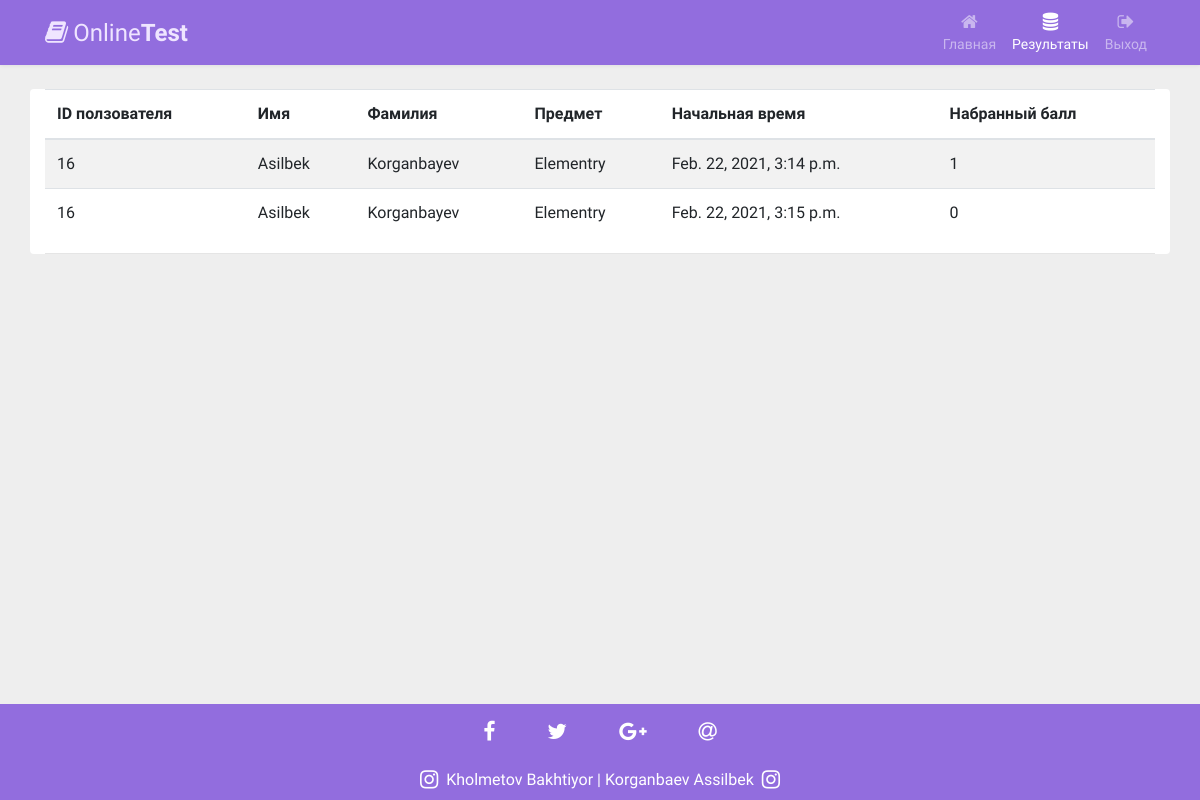
Page /results (signed in) on the earlier database version.
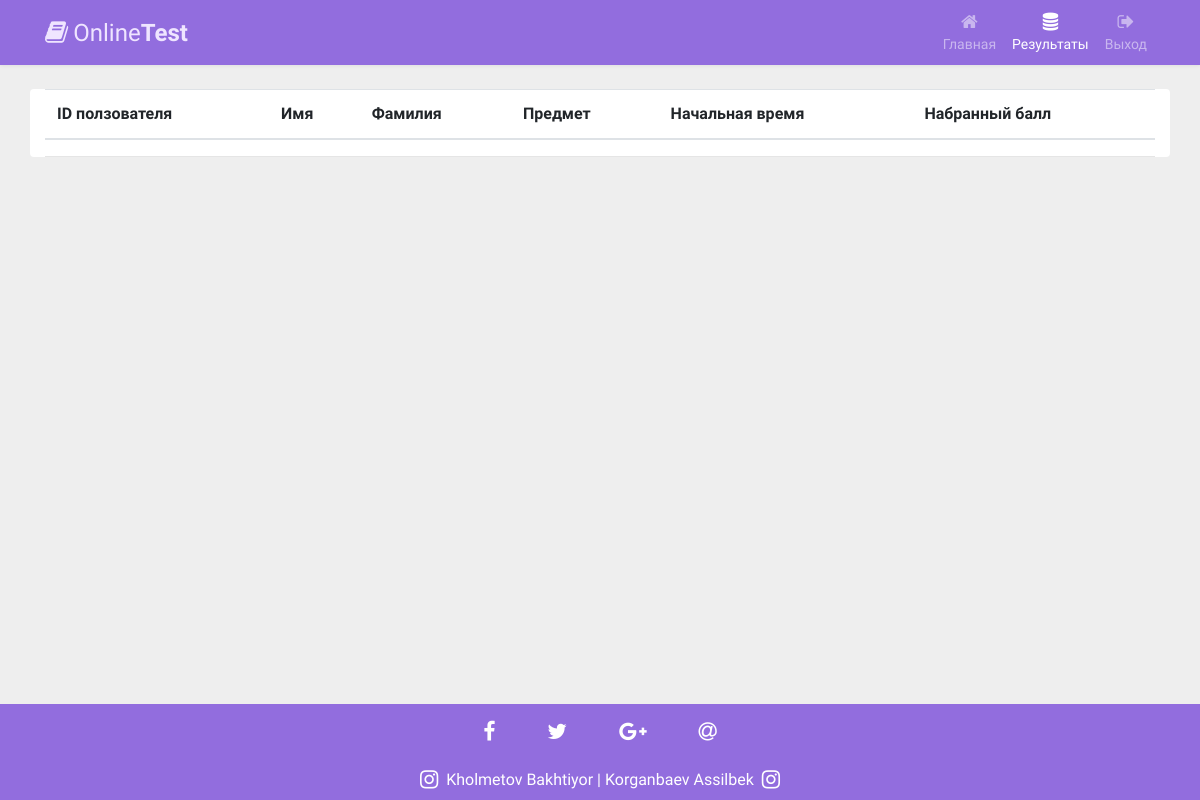
Same page on the later database version.
### main/models.py (models this page shows, shortened)
class UserTestItem(models.Model):
    title = models.CharField(max_length=200, blank=True)
    test = models.ForeignKey(Test, on_delete=models.CASCADE, default="")
    user = models.ForeignKey(User, on_delete=models.CASCADE, default="")
    start_date = models.DateTimeField()
    stop_date = models.DateTimeField()
    ball = models.IntegerField(default=0)
    count_question = models.IntegerField(default=0)
    true_question = models.ImageField(default=0)

class User(models.Model):
    first_name = models.CharField(max_length=300)
    last_name = models.CharField(max_length=300)
    clas = models.ForeignKey(Class, on_delete=models.CASCADE)
    ball = models.IntegerField(default=0)
    rating = models.IntegerField(default=0)

class Test(models.Model):
    title = models.CharField(max_length=300, blank=True, default="")
    subject = models.ForeignKey(Subject, on_delete=models.CASCADE)
    clas = models.ForeignKey(Class, on_delete=models.CASCADE)
    start_time = models.DateTimeField()
    stop_time = models.DateTimeField()
    limit = models.IntegerField(default=40)
    description = models.TextField()

### main/views.py (the view)
# urls.py: path('results', resultsHandler),
def resultsHandler(request):
    if not request.user.is_authenticated:
        tests = []
        current_user = request.session.get('user_id', None)
        if current_user:
            current_user = User.objects.get(id=int(current_user))
            if current_user:
                tests = UserTestItem.objects.filter(user__id=int(current_user.id))
    else:
        tests = UserTestItem.objects.all()
    return render(request, 'results.html', {'tests': tests})

### templates/results.html (shortened to what this page needs)
<!DOCTYPE html>
<html lang="en">
<head>
<link rel="stylesheet" href="https://stackpath.bootstrapcdn.com/bootstrap/4.5.0/css/bootstrap.min.css">
<link rel="stylesheet" href="https://maxcdn.bootstrapcdn.com/font-awesome/4.7.0/css/font-awesome.min.css">
</head>
<body>
<nav class="navbar navbar-expand-xl navbar-dark bg-dark">
  <div class="container">
    <a href="#" class="navbar-brand"><i class="fa fa-book" ></i>Online<b>Test</b></a>
    <div id="navbarCollapse" class="collapse navbar-collapse justify-content-start">
      <div class="navbar-nav ml-auto ">
        <a href="/" class="nav-item nav-link "><i class="fa fa-home"></i><span>Главная</span></a>
        <a href="/results" class="nav-item nav-link active"><i class="fa fa-database"></i><span>Результаты</span></a>
        <a href="/davay" class="nav-item nav-link"><i class="fa fa-sign-out"></i><span>Выход</span></a>
      </div>
    </div>
  </div>
</nav>
<div class="container rounded mt-4 bg-white" >
    <div class="bs-example">
        <table class="table table-striped">
            <thead>
                <tr>
                    <th>ID ползователя</th>
                    <th>Имя</th>
                    <th>Фамилия</th>
                    <th>Предмет</th>
                    <th>Начальная время</th>
                    <th>Набранный балл</th>
                </tr>
            </thead>
            <tbody>
            {% for tt in tests %}
                <tr>
                    <td>{{ tt.user.id }}</td>
                    <td>{{ tt.user.first_name }}</td>
                    <td>{{ tt.user.last_name }}</td>
                    <td>{{ tt.test.title }}</td>
                    <td>{{ tt.start_date }}</td>
                    <td>{{ tt.ball }}</td>
                </tr>
            {% endfor %}
            </tbody>
        </table>
        <hr class="hr-2">
    </div>
</div>
<footer class="page-footer font-small w-100" style="position:fixed; bottom:0;background:#926dde;">
  <div class="container" >
      <div class="col-md-12 ">
        <div class=" text-center py-3 text-white">
          <a ><i class="fa fa-facebook-f fa-lg mr-md-5 mr-3"> </i></a>
          <a ><i class="fa fa-twitter fa-lg mr-md-5 mr-3"> </i></a>
          <a ><i class="fa fa-google-plus fa-lg mr-md-5 mr-3"> </i></a>
          <a><i class="fa fa-at fa-lg"> </i></a>
        </div>
      </div>
  </div>
<div class="footer-copyright text-center py-2 text-white">
  <a><i class="fa fa-instagram fa-lg mr-md-2"></i></a><a class="text-white" href="https://www.instagram.com/bahtiyor_holmetov/">Kholmetov Bakhtiyor </a>|<a class="text-white" href="https://www.instagram.com/assilbek__/"> Korganbaev Assilbek</a><a><i class="fa fa-instagram fa-lg ml-md-2 "> </i></a>
</div>
</footer>
</body>
</html>

### templates/results.html (style rules this page uses)
body { background: #eeeeee; font-family: 'Varela Round', sans-serif; }
.navbar { color: #fff; background: #926dde !important; padding: 5px 16px; border-radius: 0; border: none; box-shadow: 0 0 4px rgba(0,0,0,.1); }
.navbar .navbar-brand { color: #efe5ff; padding-left: 0; padding-right: 50px; font-size: 24px; }
.navbar .navbar-brand i { font-size: 25px; margin-right: 5px; }
.navbar .nav-item i { font-size: 18px; }
.navbar .nav-item span { position: relative; top: 3px; }
.navbar .navbar-nav > a { color: #efe5ff; padding: 8px 15px; font-size: 14px; }
.navbar .navbar-nav > a > i { display: block; text-align: center; }

Differences in the rows shown:
removed UserTestItem: user.id "16", user.first_name "Asilbek", user.last_name "Korganbayev", test "Elementry", start_date "Feb. 22, 2021, 3:14 p.m.", ball "1"
removed UserTestItem: user.id "16", user.first_name "Asilbek", user.last_name "Korganbayev", test "Elementry", start_date "Feb. 22, 2021, 3:15 p.m.", ball "0"
